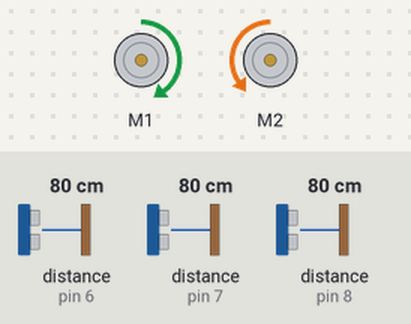
This sketch was run on a simulated Arduino Uno, built with avr-gcc and run on an emulated ATmega328P. Parts: 2 × DC motor (green arrow = forward, orange = backward, longer = faster). The test bench sets the inputs (shaded band); at power-on: distance to the obstacle (sensors on pin 6, pin 7, pin 8) 80 cm.

Above: at 1.3 s.
At 9.4 s:
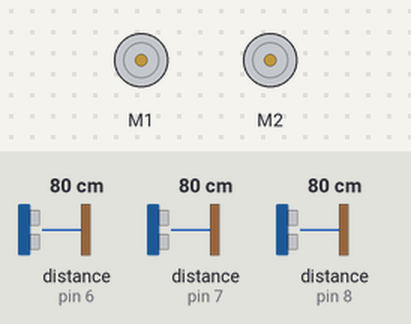
At 17.2 s:
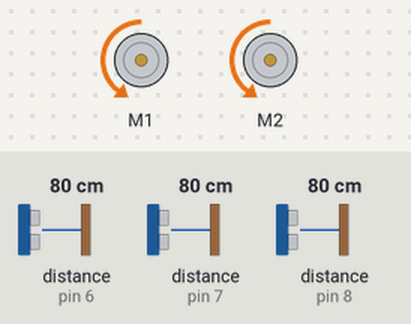
At 30.3 s:
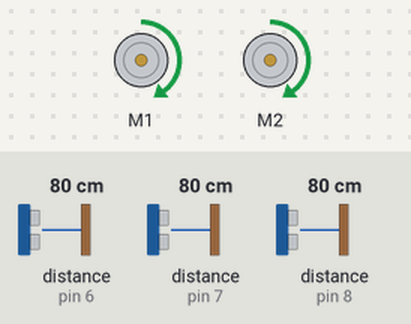
Timing chart, 0 to 34.5 s (numbered marks = the images above):
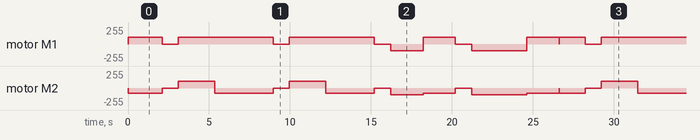

Measured:
- by itself, motor M1: repeats every 26.1 s: stopped 1.0 s, forward 100/255 5.9 s, stopped 1.0 s, forward 100/255 5.3 s, stopped 1.0 s, backward 100/255 2.0 s, forward 100/255 2.0 s, stopped 1.0 s, backward 100/255 3.4 s, forward 100/255 2.0 s, stopped 0.02 s, forward 100/255 1.6 s

The sketch:

test_non_concluent_1.ino
```cpp
#include "MeMegaPi.h"

MeMegaPiDCMotor moteurG(PORT1B);

MeMegaPiDCMotor moteurD(PORT2B);

MeUltrasonicSensor USg(PORT_7);
MeUltrasonicSensor USa(PORT_8);
MeUltrasonicSensor USd(PORT_6);


void setup() {
moteurG.run(100);
moteurD.run(-80);
delay(500);
}

void loop() {
int g = USg.distanceCm();
int a = USa.distanceCm();
int d = USd.distanceCm();


 {
moteurG.run(100);
moteurD.run(-80);
 }

{
    moteurG.run(100);
    moteurD.run(-80);
    delay(1600);
    moteurG.stop();
    moteurD.stop();
    delay(1000);
    moteurG.run(100);
    moteurD.run(100);
    delay(2250);
    moteurG.stop();
    moteurD.stop();
    moteurG.run(100);
    moteurD.run(-80);
    delay(2000);
    moteurG.stop();
    moteurD.stop();
 }

 {
    moteurG.run(100);
    moteurD.run(-80);
    delay(1600);
    moteurG.stop();
    moteurD.stop();
    delay(1000);
    moteurG.run(100);
    moteurD.run(100);
    delay(2250);
    moteurG.stop();
    moteurD.stop();
    moteurG.run(100);
    moteurD.run(-80);
    delay(2000);
    moteurG.stop();
    moteurD.stop();
 }


  {
    moteurG.run(100);
    moteurD.run(-80);
    delay(1000);
    moteurG.stop();
    moteurD.stop();
    delay(1000);
    moteurG.run(-100);
    moteurD.run(-100);
    delay(2000);
    moteurG.stop();
    moteurD.stop();
    moteurG.run(100);
    moteurD.run(-80);
    delay(2000);
    moteurG.stop();
    moteurD.stop();

 }

 {
    moteurG.stop();
    moteurD.stop();
    delay(1000);
    moteurG.run(-100);
    moteurD.run(-100);
    delay(3400);
    moteurG.stop();
    moteurD.stop();
    moteurG.run(100);
    moteurD.run(-80);
    delay(2000);
    moteurG.stop();
    moteurD.stop();
 }


}
```
